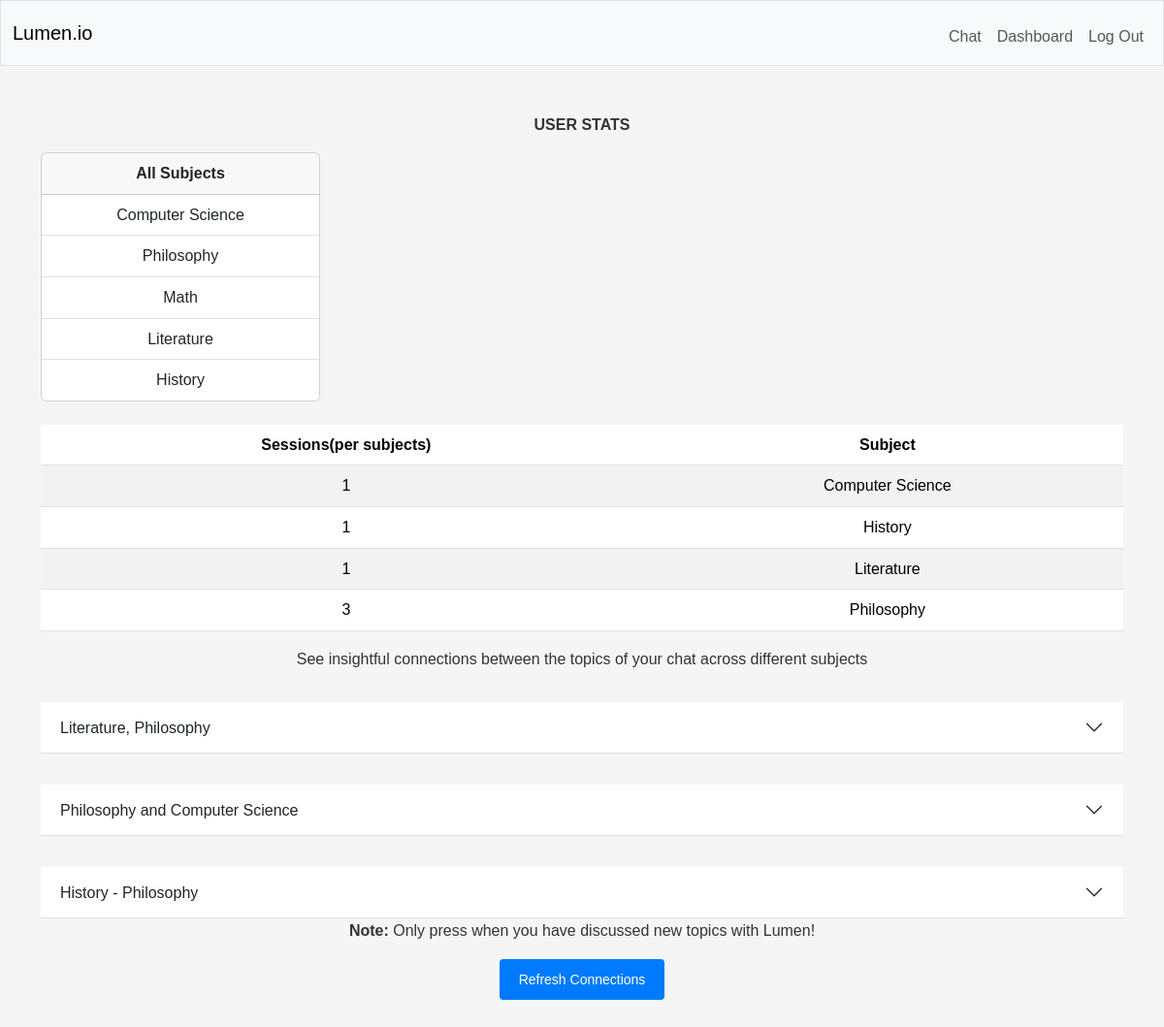
The page /dashboard (signed in) on the database as committed earlier.
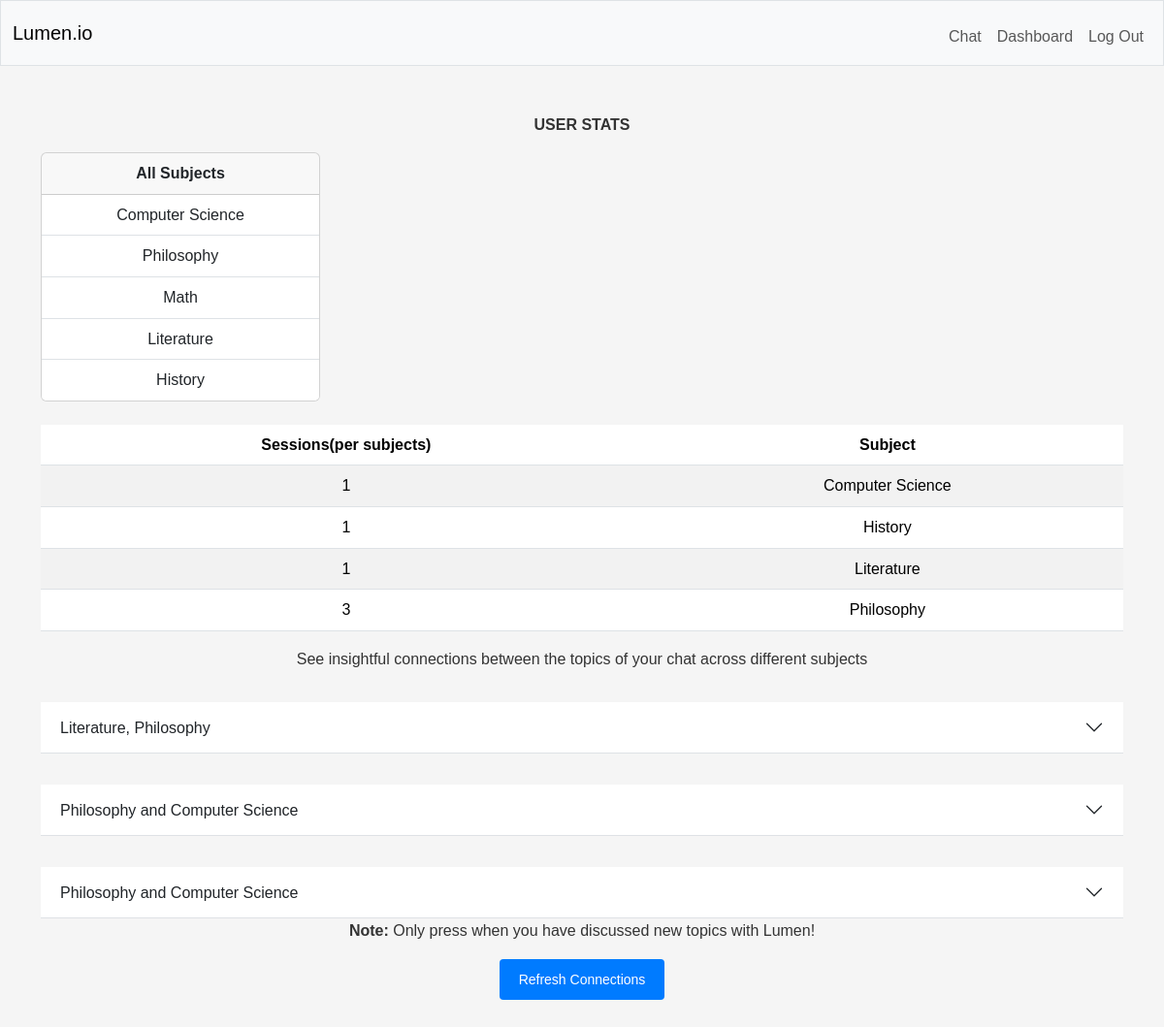
The same page on the database as committed later.
### tables this page shows
CREATE TABLE subjects (
    id INTEGER PRIMARY KEY AUTOINCREMENT,
    subject TEXT NOT NULL,
    user_id INTEGER NOT NULL,
    FOREIGN KEY (user_id) REFERENCES users(id)
);

CREATE TABLE connections (
    id INTEGER PRIMARY KEY AUTOINCREMENT,
    user_id INTEGER NOT NULL,
    subjects TEXT NOT NULL,
    connection TEXT NOT NULL,
    summary TEXT NOT NULL,
    FOREIGN KEY (user_id) REFERENCES users(id) ON DELETE CASCADE
);

### app.py (the view)
@app.route("/dashboard", methods=["GET", "POST"])
@login_required
def dashboard():
    if request.method == "POST":
        All_topics = db.execute(
            "SELECT topics.topic , subjects.subject FROM topics INNER JOIN sessions ON topics.session_id = sessions.id INNER JOIN subjects ON sessions.subject_id = subjects.id WHERE topics.user_id = ?", session["user_id"])
        if All_topics:
            topics = []
            for index in range(len(All_topics)):
                topics.append("topic: " + All_topics[index]["topic"])
                topics.append("subject: " + All_topics[index]["subject"])
                if index > 0 and index < len(All_topics) - 1:
                    topics.append(",")
            user_prompt = " ".join(topics)
            connected_topics = db.execute("SELECT connection FROM connections WHERE user_id = ?", session["user_id"])
            existing_connections = clean_list(connected_topics)
            system_prompt = (
                f"You will be given a list of topics, and the subject they were discussed in, Your task is to return connecting topics across subjects in a JSON file, "
                f"Always return a JSON array (a list), and within that file, subjects, connection and summary as keys to the name of subjects that are connected, "
                f"Eaach pair of connected subjects must be seperated by and not '-' or ',' or any other punctuations,"
                f"the topics that are connected and a quick 1-2 paragraph summary of how the topics connect as their values. and the values must be strings, not lists. "
                f"if no topics are connected, return an empty JSON object not an empty list, the connected topics must have different subjects."
                f"Already connected topic pairs: {existing_connections}. Only return NEW connections not already in this list."
            )
            Connection = model_call(system_prompt, user_prompt, return_type="JSON")
            connections = json.loads(Connection.choices[0].message.content)
            if isinstance(connections, list):
                db.execute("INSERT INTO connections (user_id, subjects, connection, summary) VALUES(?, ?, ?, ?)",
                        session["user_id"], connections[0]["subjects"], connections[0]["connection"], connections[0]["summary"])
            else:
                if connections:
                    db.execute("INSERT INTO connections (user_id, subjects, connection, summary) VALUES(?, ?, ?, ?)",
                            session["user_id"], connections["subjects"], connections["connection"], connections["summary"])
            app.logger.info(f"Connection: {Connection.choices[0].message.content}")
            return redirect("/dashboard")
        else:
            flash("No topics to generate connections yet!", "error")
            return redirect("/dashboard")
    else:
        subjects_enrolled = db.execute(
            "SELECT DISTINCT subject FROM subjects WHERE user_id = ?", session["user_id"])
        sessions_bysubjects = (db.execute(
            "SELECT subjects.subject, COUNT(sessions.id) as session_count FROM sessions JOIN subjects ON sessions.subject_id = subjects.id WHERE sessions.user_id = ? GROUP BY subjects.subject", session["user_id"]))
        connections = db.execute("SELECT * FROM connections WHERE user_id = ?", session["user_id"])
        return render_template("dashboard.html", subjects=subjects_enrolled, sessions=sessions_bysubjects, connections=connections)

### app.py (called while the page is built)
@app.after_request
def after_request(response):
    response.headers["Cache-Control"] = "no-cache, no-store, must-revalidate"
    response.headers["Expires"] = 0
    response.headers["Pragma"] = "no-cache"
    return response

### helpers.py (called while the page is built)
def login_required(f):
    @wraps(f)
    def decorated_function(*args, **kwargs):
        if session.get("user_id") is None:
            return redirect("/login")
        return f(*args, **kwargs)
    return decorated_function

### templates/dashboard.html (shortened to what this page needs)
{% extends "layout.html" %}
{% block main %}
<p><b>USER STATS</b></p>
   <div class="card" style="width: 18rem;">
    <div class="card-header">
        <b>All Subjects</b>
    </div>
    <ul class="list-group list-group-flush">
            {% for subject in subjects %}
            <li class="list-group-item">{{ subject.subject }}</li>
            {% endfor %}
        </ul>
    </div>
    <table class="table table-striped mt-4">
        <thead>
            <tr>
                <th>Sessions(per subjects)</th>
                <th>Subject</th>
            </tr>
        </thead>
        <tbody>
            {% for session in sessions %}
                <tr>
                     <td>{{ session.session_count }}</td>
                     <td>{{ session.subject }}</td>
                </tr>
            {% endfor %}
        </tbody>
    </table>
<p>See insightful connections between the topics of your chat across different subjects</p>
{% for connection in connections %}
<div class="accordion accordion-flush" id="accordionFlushExample">
  <div class="accordion-item">
    <h2 class="accordion-header" id="flush-headingOne">
      <button class="accordion-button collapsed" type="button" data-bs-toggle="collapse" data-bs-target="#collapse{{ loop.index }}" aria-expanded="false" aria-controls="flush-collapseOne">
        {{ connection.subjects }}
      </button>
    </h2>
</div>
{% endfor %}
<p><b>Note:</b> Only press when you have discussed new topics with Lumen!</p>
<form method="post" action="/dashboard">
    <input type="submit" value="Refresh Connections" name="refresh">
</form>
{% endblock %}

### templates/layout.html (shortened to what this page needs)
<!DOCTYPE html>
<html lang="en">
    <head>
        <link href="https://cdn.jsdelivr.net/npm/bootstrap@5.3.8/dist/css/bootstrap.min.css" rel="stylesheet">
        <link href="/static/styles.css" rel="stylesheet">
    </head>
    <body>
        <nav class="bg-light border navbar navbar-expand-md navbar-light">
            <div class="container-fluid">
                <a class="navbar-brand" href="/"><span class="blue">Lumen</span><span class="red">.io</span></a>
                <div class="collapse navbar-collapse" id="navbar">
                    {% if session["user_id"] %}
                        <ul class="navbar-nav ms-auto mt-2">
                            <li class="nav-item"><a class="nav-link" href="/chat/history">Chat</a></li>
                            <li class="nav-item"><a class="nav-link" href="/dashboard">Dashboard</a></li>
                            <li class="nav-item"><a class="nav-link" href="/logout">Log Out</a></li>
                        </ul>
                    {% else %}
                        <ul class="navbar-nav ms-auto mt-2">
                            <li class="nav-item"><a class="nav-link" href="/register">Register</a></li>
                            <li class="nav-item"><a class="nav-link" href="/login">Log In</a></li>
                        </ul>
                    {% endif %}
                </div>
            </div>
        </nav>
        <main class="container py-5 text-center">
            {% block main %}{% endblock %}
        </main>
    </body>
</html>

### static/styles.css (style rules this page uses)
* { margin: 0; padding: 0; box-sizing: border-box; }
body { font-family: Arial, sans-serif; background-color: #f5f5f5; color: #333; line-height: 1.6; }
main { max-width: 1200px; margin: 0 auto; padding: 20px; }
button, input[type="submit"] { padding: 10px 20px; background-color: #007bff; color: white; border: none; border-radius: 4px; cursor: pointer; }
input, textarea { padding: 8px; border: 1px solid #ddd; border-radius: 4px; font-size: 14px; }
a { color: #007bff; text-decoration: none; }
button { margin-top: 2rem; }

Rows that differ between the two databases and show on the page:
removed connections: subjects "History - Philosophy"
added connections: subjects "Philosophy and Computer Science"
